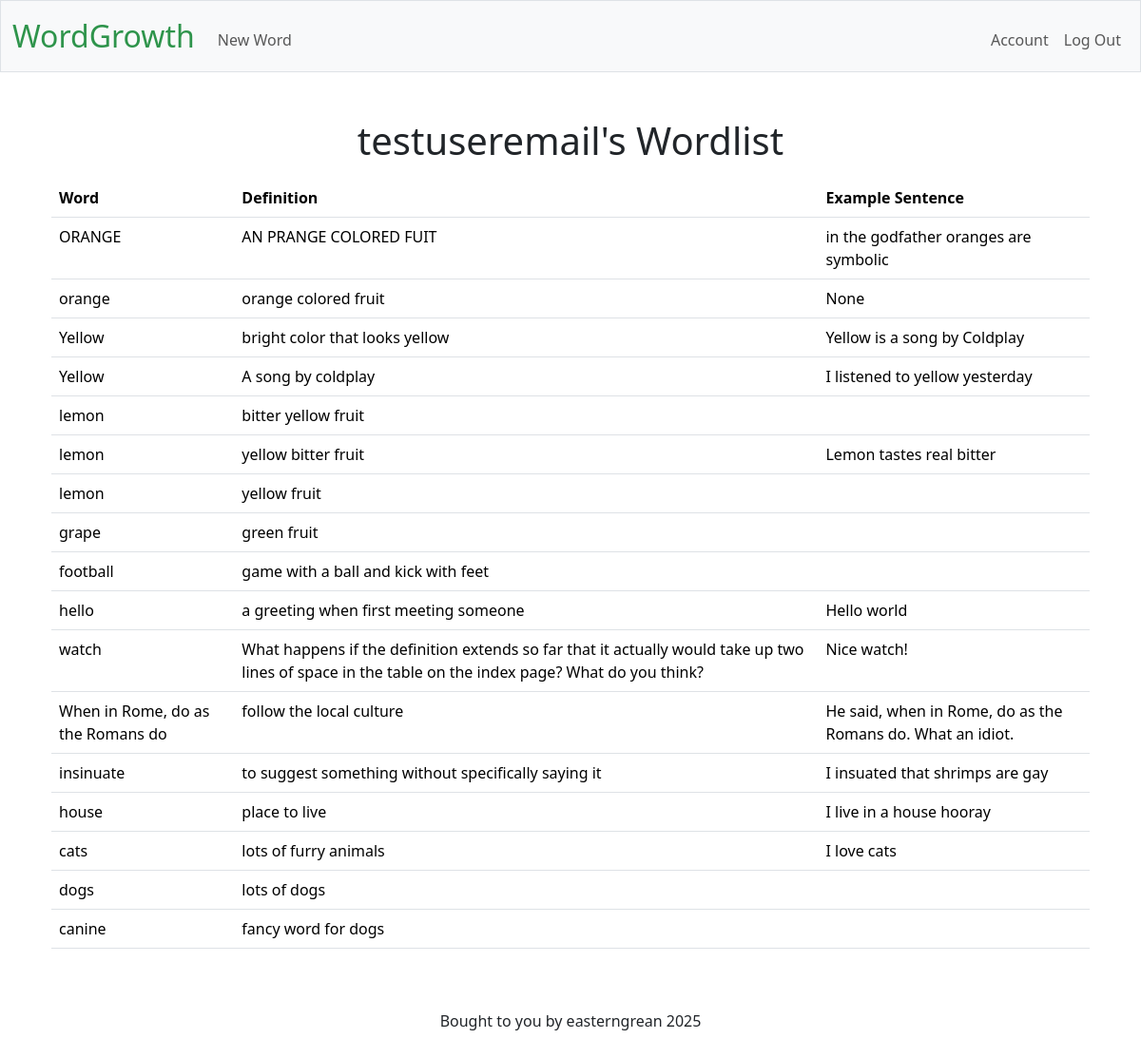
Page / (signed in) on the earlier database version.
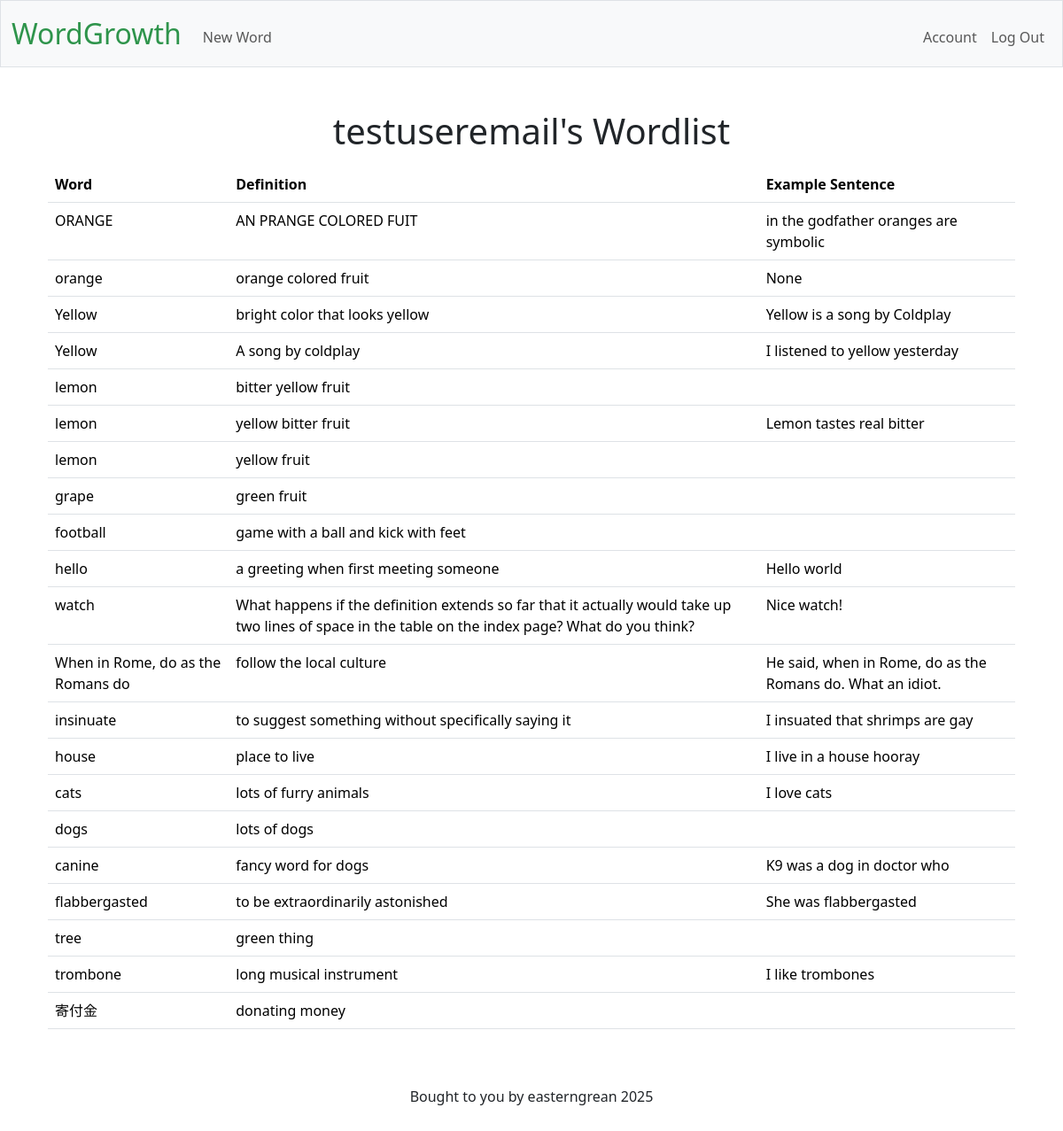
Same page on the later database version.
### tables this page shows
CREATE TABLE users (id INTEGER PRIMARY KEY AUTOINCREMENT, username VARCHAR(22) NOT NULL UNIQUE, email TEXT UNIQUE, password_hash VARCHAR(20) NOT NULL);

CREATE TABLE "vocabulary" (id INTEGER PRIMARY KEY AUTOINCREMENT, user_id INTEGER, word TEXT NOT NULL, definition TEXT, notes TEXT, example_sentence TEXT, example_media TEXT, media_type TEXT, article_excerpt TEXT, FOREIGN KEY (user_id) REFERENCES users(id));

### app.py (the view)
@app.route("/")
def show_words():
    conn = get_db_connection()
    cursor = conn.cursor()
    if not session.get("user_id"):
        return redirect(url_for("login"))
    else:
        cursor.execute(
            "SELECT * FROM users WHERE id = ?", [session['user_id']]
            )
        user = cursor.fetchone()
        cursor.execute(
            "SELECT * FROM vocabulary WHERE user_id = ?", [session['user_id']]
            )
        rows = cursor.fetchall()
        return render_template("index.html", rows=rows, user=user)

### app.py (called while the page is built)
@app.teardown_appcontext
def close_db_connection(exception):
    db = g.pop('db', None)
    if db is not None:
        db.close()

### helpers.py (called while the page is built)
def get_db_connection():
    if 'db' not in g:
        g.db = sqlite3.connect(DATABASE)
        g.db.execute("PRAGMA foreign_keys = ON")  # Enables foreign key checks
        g.db.row_factory = sqlite3.Row # enables dictionaries to be returned not just tuples
    return g.db

### templates/index.html (shortened to what this page needs)
{% extends "layout.html" %}
{% block main %}
    <div class="container" mb-3><h1>{{ user["username"] }}'s Wordlist</h1></div>
    <div class="container mt-3">
        <table class="table table-hover">
            <thead>
                <tr>
                    <th class="text-start">Word</th>
                    <th class="text-start">Definition</th>
                    <th class="text-start">Example Sentence</th>
                </tr>
            </thead>
            <tbody>
                {% for row in rows %}
                <tr class="clickable-row" data-href="{{ url_for('word_view', word_id=row['id']) }}">
                    <td class="text-start">{{ row["word"] }}</td>
                    <td class="text-start">{{ row["definition"] }}</td>
                    <td class="text-start">{{ row["example_sentence"] }}</td>
                </tr>
                {% endfor %}
            </tbody>
        </table>
    </div>
{% endblock %}

### templates/layout.html (shortened to what this page needs)
<!DOCTYPE html>
<html lang="en">
    <head>
        <link rel="stylesheet" href="/static/styles.css">
        <link href="https://cdn.jsdelivr.net/npm/bootstrap@5.3.3/dist/css/bootstrap.min.css" rel="stylesheet"
>
    </head>
    <body>
        <nav class="bg-light border navbar navbar-expand-md navbar-light">
            <div class="container-fluid">
                <a class="navbar-brand" href="/"><span class="green">WordGrowth</span></a>
                <div class="collapse navbar-collapse" id="navbar">
                    {% if session["user_id"] %}
                        <ul class="navbar-nav me-auto mt-2">
                            <li class="nav-item"><a class="nav-link" href="/new_word">New Word</a></li>
                        </ul>
                        <ul class="navbar-nav ms-auto mt-2">
                            <li class="nav-item"><a class="nav-link" href="/account">Account</a></li>
                            <li class="nav-item"><a class="nav-link" href="/logout">Log Out</a></li>
                        </ul>
                    {% else %}
                        <ul class="navbar-nav ms-auto mt-2">
                            <li class="nav-item"><a class="nav-link" href="/register">Register</a></li>
                            <li class="nav-item"><a class="nav-link" href="/login">Log In</a></li>
                        </ul>
                    {% endif %}
                </div>
            </div>
        </nav>
        <main class="container py-5 text-center">
            {% block main %}{% endblock %}
        </main>
    </body>
    <footer class="mb-5">
        <p class="text-center">Bought to you by easterngrean 2025</p>
    </footer>
</html>

### static/styles.css (style rules this page uses)
nav .navbar-brand { font-size: xx-large; }
nav .navbar-brand .green { color: #2e944b; }

Differences in the rows shown:
changed vocabulary "canine": example_sentence (not shown) → "K9 was a dog in doctor who"
added vocabulary: word "flabbergasted", definition "to be extraordinarily astonished", example_sentence "She was flabbergasted"
added vocabulary: word "tree", definition "green thing"
added vocabulary: word "trombone", definition "long musical instrument", example_sentence "I like trombones"
added vocabulary: word "寄付金", definition "donating money"
